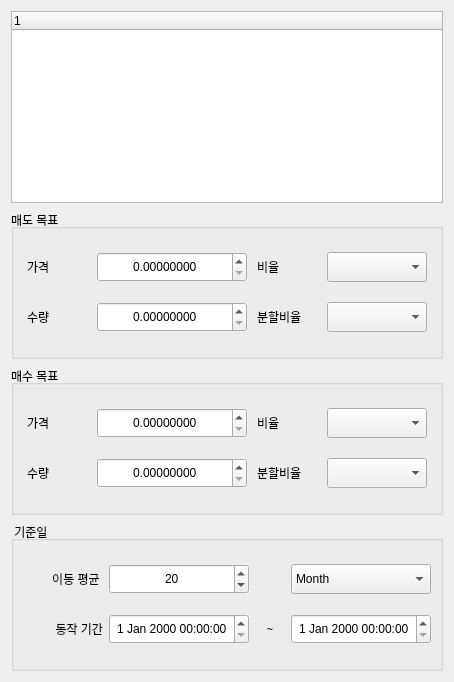
      <widget class="QWidget" name="tab">
       <attribute name="title">
        <string>자동 매매 설정</string>
       </attribute>
       <layout class="QVBoxLayout" name="verticalLayout_10">
        <item>
         <layout class="QHBoxLayout" name="horizontalLayout_3">
          <item>
           <widget class="QTreeWidget" name="treeWidget_autolist">
            <column>
             <property name="text">
              <string notr="true">1</string>
             </property>
            </column>
           </widget>
          </item>
         </layout>
        </item>
        <item>
         <widget class="QGroupBox" name="groupBox">
          <property name="minimumSize">
           <size>
            <width>0</width>
            <height>150</height>
           </size>
          </property>
          <property name="maximumSize">
           <size>
            <width>16777215</width>
            <height>150</height>
           </size>
          </property>
          <property name="title">
           <string>매도 목표</string>
          </property>
          <property name="alignment">
           <set>Qt::AlignLeading|Qt::AlignLeft|Qt::AlignVCenter</set>
          </property>
          <layout class="QVBoxLayout" name="verticalLayout_8">
           <item>
            <layout class="QHBoxLayout" name="horizontalLayout_12">
             <item>
              <widget class="QLabel" name="label_14">
               <property name="minimumSize">
                <size>
                 <width>60</width>
                 <height>30</height>
                </size>
               </property>
               <property name="maximumSize">
                <size>
                 <width>60</width>
                 <height>30</height>
                </size>
               </property>
               <property name="text">
                <string>가격</string>
               </property>
               <property name="alignment">
                <set>Qt::AlignJustify|Qt::AlignVCenter</set>
               </property>
              </widget>
             </item>
             <item>
              <widget class="QDoubleSpinBox" name="doubleSpinBox_asellprice">
               <property name="minimumSize">
                <size>
                 <width>150</width>
                 <height>30</height>
                </size>
               </property>
               <property name="maximumSize">
                <size>
                 <width>150</width>
                 <height>30</height>
                </size>
               </property>
               <property name="alignment">
                <set>Qt::AlignCenter</set>
               </property>
               <property name="decimals">
                <number>8</number>
               </property>
               <property name="maximum">
                <double>9999999999.989999771118164</double>
               </property>
              </widget>
             </item>
             <item>
              <widget class="QLabel" name="label_15">
               <property name="minimumSize">
                <size>
                 <width>60</width>
                 <height>30</height>
                </size>
               </property>
               <property name="maximumSize">
                <size>
                 <width>60</width>
                 <height>30</height>
                </size>
               </property>
               <property name="text">
                <string>비율</string>
               </property>
               <property name="alignment">
                <set>Qt::AlignJustify|Qt::AlignVCenter</set>
               </property>
              </widget>
             </item>
             <item>
              <widget class="QComboBox" name="comboBox_asellrate">
               <property name="minimumSize">
                <size>
                 <width>100</width>
                 <height>30</height>
                </size>
               </property>
               <property name="maximumSize">
                <size>
                 <width>100</width>
                 <height>30</height>
                </size>
               </property>
               <property name="editable">
                <bool>false</bool>
               </property>
              </widget>
             </item>
            </layout>
           </item>
           <item>
            <layout class="QHBoxLayout" name="horizontalLayout_16">
             <item>
              <widget class="QLabel" name="label_28">
               <property name="minimumSize">
                <size>
                 <width>60</width>
                 <height>30</height>
                </size>
               </property>
               <property name="maximumSize">
                <size>
                 <width>60</width>
                 <height>30</height>
                </size>
               </property>
               <property name="text">
                <string>수량</string>
               </property>
               <property name="alignment">
                <set>Qt::AlignJustify|Qt::AlignVCenter</set>
               </property>
              </widget>
             </item>
             <item>
              <widget class="QDoubleSpinBox" name="doubleSpinBox_asellamt">
               <property name="minimumSize">
                <size>
                 <width>150</width>
                 <height>30</height>
                </size>
               </property>
               <property name="maximumSize">
                <size>
                 <width>150</width>
                 <height>30</height>
                </size>
               </property>
               <property name="alignment">
                <set>Qt::AlignCenter</set>
               </property>
               <property name="decimals">
                <number>8</number>
               </property>
               <property name="maximum">
                <double>9999999999.989999771118164</double>
               </property>
              </widget>
             </item>
             <item>
              <widget class="QLabel" name="label_27">
               <property name="minimumSize">
                <size>
                 <width>60</width>
                 <height>30</height>
                </size>
               </property>
               <property name="maximumSize">
                <size>
                 <width>60</width>
                 <height>30</height>
                </size>
               </property>
               <property name="text">
                <string>분할비율</string>
               </property>
               <property name="alignment">
                <set>Qt::AlignJustify|Qt::AlignVCenter</set>
               </property>
              </widget>
             </item>
             <item>
              <widget class="QComboBox" name="comboBox_spsellrate">
               <property name="minimumSize">
                <size>
                 <width>100</width>
                 <height>30</height>
                </size>
               </property>
               <property name="maximumSize">
                <size>
                 <width>100</width>
                 <height>30</height>
                </size>
               </property>
              </widget>
             </item>
            </layout>
           </item>
          </layout>
         </widget>
        </item>
        <item>
         <widget class="QGroupBox" name="groupBox_2">
          <property name="minimumSize">
           <size>
            <width>0</width>
            <height>150</height>
           </size>
          </property>
          <property name="maximumSize">
           <size>
            <width>16777215</width>
            <height>150</height>
           </size>
          </property>
          <property name="title">
           <string>매수 목표</string>
          </property>
          <property name="alignment">
           <set>Qt::AlignLeading|Qt::AlignLeft|Qt::AlignVCenter</set>
          </property>
          <layout class="QVBoxLayout" name="verticalLayout_9">
           <item>
            <layout class="QHBoxLayout" name="horizontalLayout_24">
             <item>
              <widget class="QLabel" name="label_16">
               <property name="minimumSize">
                <size>
                 <width>60</width>
                 <height>30</height>
                </size>
               </property>
               <property name="maximumSize">
                <size>
                 <width>60</width>
                 <height>30</height>
                </size>
               </property>
               <property name="text">
                <string>가격</string>
               </property>
               <property name="alignment">
                <set>Qt::AlignJustify|Qt::AlignVCenter</set>
               </property>
              </widget>
             </item>
             <item>
              <widget class="QDoubleSpinBox" name="doubleSpinBox_abuyprice">
               <property name="minimumSize">
                <size>
                 <width>150</width>
                 <height>30</height>
                </size>
               </property>
               <property name="maximumSize">
                <size>
                 <width>150</width>
                 <height>30</height>
                </size>
               </property>
               <property name="alignment">
                <set>Qt::AlignCenter</set>
               </property>
               <property name="decimals">
                <number>8</number>
               </property>
               <property name="maximum">
                <double>9999999999.989999771118164</double>
               </property>
              </widget>
             </item>
             <item>
              <widget class="QLabel" name="label_13">
               <property name="minimumSize">
                <size>
                 <width>60</width>
                 <height>30</height>
                </size>
               </property>
               <property name="maximumSize">
                <size>
                 <width>60</width>
                 <height>30</height>
                </size>
               </property>
               <property name="text">
                <string>비율</string>
               </property>
               <property name="alignment">
                <set>Qt::AlignJustify|Qt::AlignVCenter</set>
               </property>
              </widget>
             </item>
             <item>
              <widget class="QComboBox" name="comboBox_abuyrate">
               <property name="minimumSize">
                <size>
                 <width>100</width>
                 <height>30</height>
                </size>
               </property>
               <property name="maximumSize">
                <size>
                 <width>100</width>
                 <height>30</height>
                </size>
               </property>
               <property name="currentIndex">
                <number>-1</number>
               </property>
              </widget>
             </item>
            </layout>
           </item>
           <item>
            <layout class="QHBoxLayout" name="horizontalLayout_25">
             <item>
              <widget class="QLabel" name="label_31">
               <property name="minimumSize">
                <size>
                 <width>60</width>
                 <height>30</height>
                </size>
               </property>
               <property name="maximumSize">
                <size>
                 <width>60</width>
                 <height>30</height>
                </size>
               </property>
               <property name="text">
                <string>수량</string>
               </property>
               <property name="alignment">
                <set>Qt::AlignJustify|Qt::AlignVCenter</set>
               </property>
              </widget>
             </item>
             <item>
              <widget class="QDoubleSpinBox" name="doubleSpinBox_abuyamt">
               <property name="minimumSize">
                <size>
                 <width>150</width>
                 <height>30</height>
                </size>
               </property>
               <property name="maximumSize">
                <size>
                 <width>150</width>
                 <height>30</height>
                </size>
               </property>
               <property name="alignment">
                <set>Qt::AlignCenter</set>
               </property>
               <property name="decimals">
                <number>8</number>
               </property>
               <property name="maximum">
                <double>9999999999.989999771118164</double>
               </property>
              </widget>
             </item>
             <item>
              <widget class="QLabel" name="label_30">
               <property name="minimumSize">
                <size>
                 <width>60</width>
                 <height>30</height>
                </size>
               </property>
               <property name="maximumSize">
                <size>
                 <width>60</width>
                 <height>30</height>
                </size>
               </property>
               <property name="text">
                <string>분할비율</string>
               </property>
               <property name="alignment">
                <set>Qt::AlignJustify|Qt::AlignVCenter</set>
               </property>
              </widget>
             </item>
             <item>
              <widget class="QComboBox" name="comboBox_aspbuyrate">
               <property name="minimumSize">
                <size>
                 <width>100</width>
                 <height>30</height>
                </size>
               </property>
               <property name="maximumSize">
                <size>
                 <width>100</width>
                 <height>30</height>
                </size>
               </property>
              </widget>
             </item>
            </layout>
           </item>
          </layout>
         </widget>
        </item>
        <item>
         <widget class="QGroupBox" name="groupBox_3">
          <property name="minimumSize">
           <size>
            <width>0</width>
            <height>150</height>
           </size>
          </property>
          <property name="maximumSize">
           <size>
            <width>16777215</width>
            <height>150</height>
           </size>
          </property>
          <property name="title">
           <string> 기준일</string>
          </property>
          <property name="alignment">
           <set>Qt::AlignLeading|Qt::AlignLeft|Qt::AlignVCenter</set>
          </property>
          <layout class="QVBoxLayout" name="verticalLayout_6">
           <item>
            <layout class="QHBoxLayout" name="horizontalLayout_21">
             <item>
              <widget class="QLabel" name="label_ma">
               <property name="minimumSize">
                <size>
                 <width>80</width>
                 <height>30</height>
                </size>
               </property>
               <property name="maximumSize">
                <size>
                 <width>80</width>
                 <height>30</height>
                </size>
               </property>
               <property name="text">
                <string>이동 평균 </string>
               </property>
               <property name="alignment">
                <set>Qt::AlignRight|Qt::AlignTrailing|Qt::AlignVCenter</set>
               </property>
              </widget>
             </item>
             <item>
              <widget class="QSpinBox" name="spinBox_ma">
               <property name="minimumSize">
                <size>
                 <width>140</width>
                 <height>30</height>
                </size>
               </property>
               <property name="maximumSize">
                <size>
                 <width>120</width>
                 <height>30</height>
                </size>
               </property>
               <property name="alignment">
                <set>Qt::AlignCenter</set>
               </property>
               <property name="value">
                <number>20</number>
               </property>
              </widget>
             </item>
             <item>
              <widget class="QLabel" name="label">
               <property name="minimumSize">
                <size>
                 <width>30</width>
                 <height>30</height>
                </size>
               </property>
               <property name="maximumSize">
                <size>
                 <width>30</width>
                 <height>30</height>
                </size>
               </property>
               <property name="text">
                <string/>
               </property>
              </widget>
             </item>
             <item>
              <widget class="QComboBox" name="comboBox">
               <property name="minimumSize">
                <size>
                 <width>140</width>
                 <height>30</height>
                </size>
               </property>
               <property name="maximumSize">
                <size>
                 <width>140</width>
                 <height>30</height>
                </size>
               </property>
               <item>
                <property name="text">
                 <string>Month</string>
                </property>
               </item>
               <item>
                <property name="text">
                 <string>Weeks</string>
                </property>
               </item>
               <item>
                <property name="text">
                 <string>Days</string>
                </property>
               </item>
               <item>
                <property name="text">
                 <string>Hours</string>
                </property>
               </item>
               <item>
                <property name="text">
                 <string>Minutes</string>
                </property>
               </item>
               <item>
                <property name="text">
                 <string>Seconds</string>
                </property>
               </item>
              </widget>
             </item>
            </layout>
           </item>
           <item>
            <layout class="QHBoxLayout" name="horizontalLayout_20">
             <item>
              <widget class="QLabel" name="label_startdate">
               <property name="minimumSize">
                <size>
                 <width>80</width>
                 <height>30</height>
                </size>
               </property>
               <property name="maximumSize">
                <size>
                 <width>80</width>
                 <height>30</height>
                </size>
               </property>
               <property name="text">
                <string>동작 기간</string>
               </property>
               <property name="alignment">
                <set>Qt::AlignRight|Qt::AlignTrailing|Qt::AlignVCenter</set>
               </property>
              </widget>
             </item>
             <item>
              <widget class="QDateTimeEdit" name="dateTimeEdit_astart">
               <property name="minimumSize">
                <size>
                 <width>140</width>
                 <height>30</height>
                </size>
               </property>
               <property name="maximumSize">
                <size>
                 <width>120</width>
                 <height>30</height>
                </size>
               </property>
               <property name="alignment">
                <set>Qt::AlignCenter</set>
               </property>
              </widget>
             </item>
             <item>
              <widget class="QLabel" name="label_enddate">
               <property name="minimumSize">
                <size>
                 <width>30</width>
                 <height>30</height>
                </size>
               </property>
               <property name="maximumSize">
                <size>
                 <width>30</width>
                 <height>30</height>
                </size>
               </property>
               <property name="font">
                <font>
                 <family>Arial Black</family>
                 <pointsize>8</pointsize>
                </font>
               </property>
               <property name="text">
                <string>~</string>
               </property>
               <property name="alignment">
                <set>Qt::AlignCenter</set>
               </property>
              </widget>
             </item>
             <item>
              <widget class="QDateTimeEdit" name="dateTimeEdit_aend">
               <property name="minimumSize">
                <size>
                 <width>140</width>
                 <height>30</height>
                </size>
               </property>
               <property name="maximumSize">
                <size>
                 <width>120</width>
                 <height>30</height>
                </size>
               </property>
               <property name="alignment">
                <set>Qt::AlignCenter</set>
               </property>
              </widget>
             </item>
            </layout>
           </item>
          </layout>
         </widget>
        </item>
       </layout>
      </widget>
